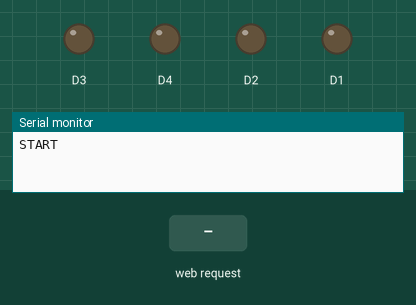
This sketch was run on a simulated ESP8266 (NodeMCU). Parts: output pins drawn as LEDs (lit = HIGH), the last lines printed to the serial monitor. The inputs (shaded band) are chosen by the test bench.

Above: at 1.2 s.
1.3 s: HTTP request GET /led?msg=1 received
At 1.8 s:
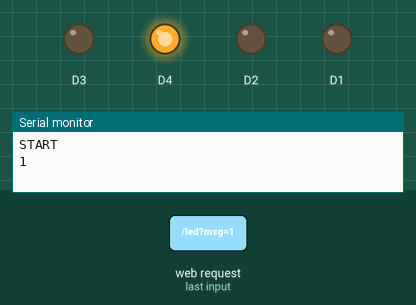
2.8 s: HTTP request GET /led?value=1 received
At 4.0 s:
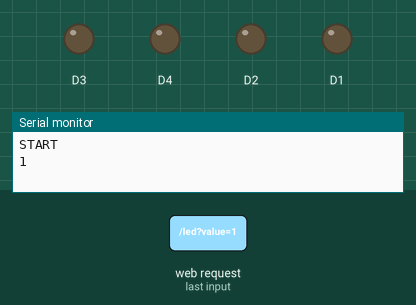
4.3 s: HTTP request GET /led received
At 5.2 s:
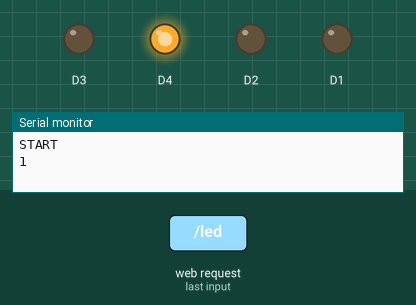
Timing chart, 0 to 7.3 s (numbered marks = the images above; inputs shaded):
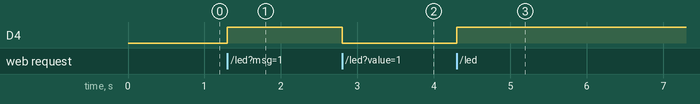

Measured:
- after the input at 1.3 s, D4: LOW → HIGH at once
- after the input at 2.8 s, D4: HIGH → LOW at once
- after the input at 4.3 s, D4: LOW → HIGH at once

The sketch:

Master.ino
```cpp
#include <ESP8266WiFi.h>
#include <ESP8266WebServer.h>

IPAddress ip(10, 1, 1, 1);
  IPAddress gateway(10, 1, 1, 1);
  IPAddress subnet(255, 255, 255, 0);

ESP8266WebServer server(80);
void setup()
{
  pinMode(D1, OUTPUT);

  pinMode(D2, OUTPUT);
  pinMode(D3, OUTPUT);
  pinMode(D4, OUTPUT);
  digitalWrite(D1, 0);
  digitalWrite(D2, 0);
  digitalWrite(D3, 0);
  digitalWrite(D4, 0);
  Serial.begin(9600);
   Serial.println("START");
     WiFi.softAPConfig(ip, gateway, subnet);
    WiFi.softAP("Master", "12345678");

  server.on("/led", led);

  server.begin();
}


void loop()
{
  server.handleClient();

}


void led()
{
int value=server.arg("value").toInt();

String msg=server.arg("msg");
Serial.println(msg);
digitalWrite(D4,!value);
server.send(200,"text/plain","OK");
}
```
